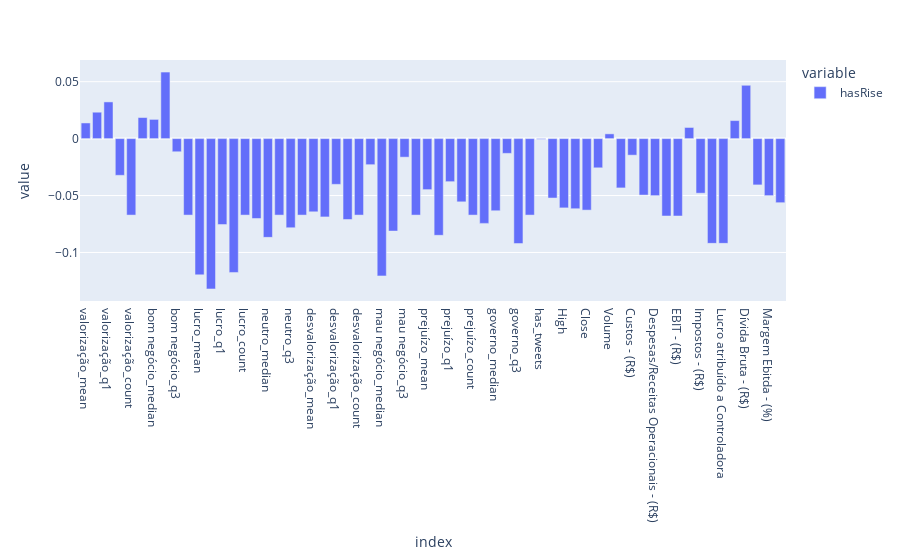

Notebook cell for this chart:
### Code cell
METHOD = 'spearman'

hasRise_correlations = df_petr4_train.drop('Date', axis='columns').corr(method=METHOD)['hasRise']
px.bar(hasRise_correlations[:-1])

### Figure 1 — Plotly figure (JSON) as saved in the notebook; plotly's stock layout.template omitted (floating-point values rounded to 4 significant figures)
{"data": [{"alignmentgroup": "True", "hovertemplate": "variable=hasRise<br>index=%{x}<br>value=%{y}<extra></extra>", "legendgroup": "hasRise", "marker": {"color": "#636efa", "pattern": {"shape": ""}}, "name": "hasRise", "offsetgroup": "hasRise", "orientation": "v", "showlegend": true, "textposition": "auto", "type": "bar", "x": ["valorização_mean", "valorização_median", "valorização_q1", "valorização_q3", "valorização_count", "bom negócio_mean", "bom negócio_median", "bom negócio_q1", "bom negócio_q3", "bom negócio_count", "lucro_mean", "lucro_median", "lucro_q1", "lucro_q3", "lucro_count", "neutro_mean", "neutro_median", "neutro_q1", "neutro_q3", "neutro_count", "desvalorização_mean", "desvalorização_median", "desvalorização_q1", "desvalorização_q3", "desvalorização_count", "mau negócio_mean", "mau negócio_median", "mau negócio_q1", "mau negócio_q3", "mau negócio_count", "prejuízo_mean", "prejuízo_median", "prejuízo_q1", "prejuízo_q3", "prejuízo_count", "governo_mean", "governo_median", "governo_q1", "governo_q3", "governo_count", "has_tweets", "Open", "High", "Low", "Close", "Adj Close", "Volume", "Receita Líquida - (R$)", "Custos - (R$)", "Lucro Bruto - (R$)", "Despesas/Receitas Operacionais - (R$)", "EBITDA - (R$)", "EBIT - (R$)", "Resultado Financeiro - (R$)", "Impostos - (R$)", "Lucro Líquido - (R$)", "Lucro atribuído a Controladora", "Lucro atribuído a Não Controladores", "Dívida Bruta - (R$)", "Margem Bruta - (%)", "Margem Ebitda - (%)", "Margem Líquida - (%)"], "xaxis": "x", "y": [0.01375, 0.02319, 0.03224, -0.03224, -0.06716, 0.01849, 0.01688, 0.05846, -0.01155, -0.06716, -0.1197, -0.132, -0.07548, -0.1176, -0.06716, -0.07015, -0.08674, -0.06717, -0.07827, -0.06716, -0.06428, -0.06878, -0.04016, -0.07103, -0.06716, -0.02289, -0.1206, -0.08121, -0.01629, -0.06716, -0.04481, -0.08493, -0.03782, -0.05552, -0.06716, -0.07446, -0.06335, -0.01296, -0.09217, -0.06716, -0.0006218, -0.05219, -0.06085, -0.06158, -0.0628, -0.02565, 0.004182, -0.0433, -0.01453, -0.04959, -0.05009, -0.06796, -0.06796, 0.009788, -0.04794, -0.09198, -0.09198, 0.01583, 0.04684, -0.04065, -0.05009, -0.05628], "yaxis": "y"}], "layout": {"barmode": "relative", "legend": {"title": {"text": "variable"}, "tracegroupgap": 0}, "margin": {"t": 60}, "xaxis": {"anchor": "y", "domain": [0, 1], "title": {"text": "index"}}, "yaxis": {"anchor": "x", "domain": [0, 1], "title": {"text": "value"}}}}
